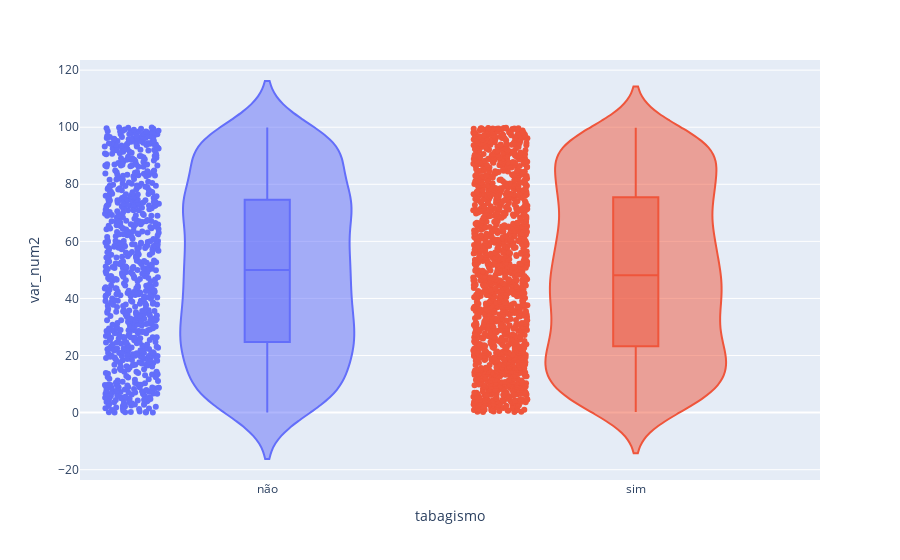

The cell this chart's notebook holds for it:
### Code cell
grafico_numcat(df, 'var_num2', 'tabagismo')

### Figure 1 — Plotly figure (JSON) as saved in the notebook; plotly's stock layout.template omitted (floating-point values rounded to 4 significant figures; data arrays with more than 128 entries replaced by an {"elided": "..."} marker saying what was removed)
{"data": [{"alignmentgroup": "True", "box": {"visible": true}, "hovertemplate": "tabagismo=%{x}<br>var_num2=%{y}<extra></extra>", "legendgroup": "não", "marker": {"color": "#636efa"}, "name": "não", "offsetgroup": "não", "orientation": "v", "points": "all", "scalegroup": "True", "showlegend": true, "type": "violin", "x": {"elided": "789 str values"}, "x0": " ", "xaxis": "x", "y": {"elided": "789 float values"}, "y0": " ", "yaxis": "y"}, {"alignmentgroup": "True", "box": {"visible": true}, "hovertemplate": "tabagismo=%{x}<br>var_num2=%{y}<extra></extra>", "legendgroup": "sim", "marker": {"color": "#EF553B"}, "name": "sim", "offsetgroup": "sim", "orientation": "v", "points": "all", "scalegroup": "True", "showlegend": true, "type": "violin", "x": {"elided": "1461 str values"}, "x0": " ", "xaxis": "x", "y": {"elided": "1461 float values"}, "y0": " ", "yaxis": "y"}], "layout": {"legend": {"title": {"text": "tabagismo"}, "tracegroupgap": 0}, "margin": {"t": 60}, "showlegend": false, "violinmode": "overlay", "xaxis": {"anchor": "y", "categoryarray": ["não", "sim"], "categoryorder": "array", "domain": [0, 1], "title": {"text": "tabagismo"}}, "yaxis": {"anchor": "x", "domain": [0, 1], "title": {"text": "var_num2"}}}}
